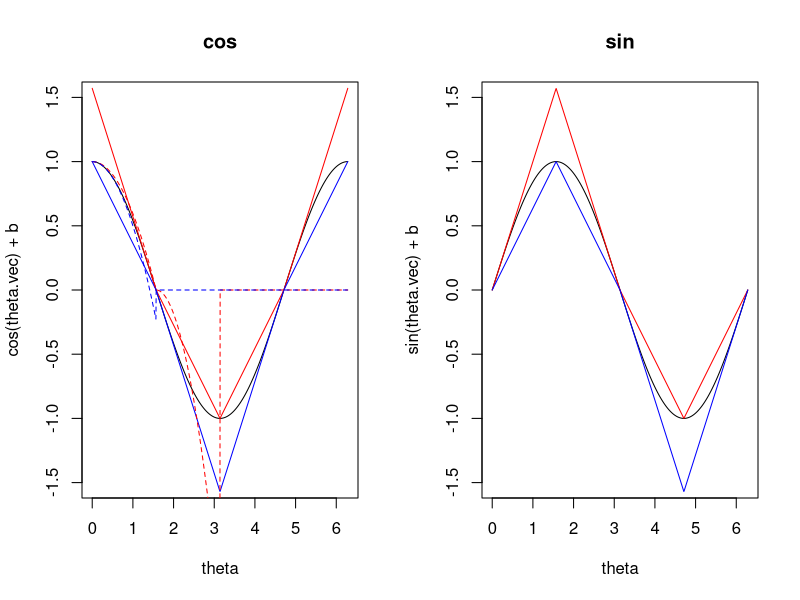

This chart was generated by the following R code:
set.seed(1)
graphics.off()
a <- -c(2, 0.1)
b <- c(0.2,0.1)
C <- 0.1*matrix(c(0.5,-1,2,-1),2,2)

dens <- function(theta,S, a, b, C){
    Z_1 <- cos(theta)
    Z_2 <- sin(theta)
    E_1 <- c(Z_1,Z_2)
    E_2 <- c(S*E_1[2],-S*E_1[1])
    E <- cbind(cbind(E_1,E_2))
    B <- diag(b,nrow = 2)
    A <- diag(a,nrow = 2)
    return( exp((sum(diag(C%*%E)+diag(B%*%t(E)%*%A%*%E)))))
}


#theta.vec <- seq(pi,3*pi/2, length.out=100)
theta.vec <- seq(0,2*pi, length.out=1000)

lik <- rep(0, length(theta.vec))
for(i in 1:length(lik))
    lik[i] <- dens(theta.vec[i],1,a,b,C)

#' approximate cos by linear function (above)
#' returns just the a+b\theta for each interval [0,\pi/2),[pi/2,pi),[pi,3/2*pi),[3/2*pi, 2*pi]
#' @return  ab - (4 x 2)
ab.above.cos <- cbind(c(pi/2,1,-3,-3*pi/2) ,c(-1,-2/pi,2/pi,1))

c_1 <- (2/pi)^2
abc.above.cos <- cbind(c(1,-(pi/2)^2,0,0),c(((pi/2)^2*c_1-1)*2/pi,pi,0,0),c(-c_1,-1,0,0))
abc.below.cos <- cbind(c(1,0,0,0),c(0,0,0,0),c(-1/2,0,0,0))

#' approximate cos by linear function (below)
#' returns just the a+b\theta for each interval [0,\pi/2),[pi/2,pi),[pi,3/2*pi),[3/2*pi, 2*pi]
ab.below.cos <- cbind(c(1,pi/2,-3*pi/2,-3),c(-2/pi,-1,1,2/pi))


#' approximate sin by linear function (above)
#' returns just the a+b\theta for each interval [0,\pi/2),[pi/2,pi),[pi,3/2*pi),[3/2*pi, 2*pi]
ab.above.sin <- cbind(c(0,pi,2,-4),c(1,-1,-2/pi,2/pi))


#' approximate sin by linear function (below)
#' returns just the a+b\theta for each interval [0,\pi/2),[pi/2,pi),[pi,3/2*pi),[3/2*pi, 2*pi]
ab.below.sin <- cbind(c(0,2,pi,-2*pi),c(2/pi,-2/pi,-1,1))

ab.cos.approx <- function(theta, ab){

    interval <- c(0,pi/2,pi,3/2*pi,2*pi,Inf)
    res <- rep(0, length(theta))
    for(i in 1:4){
        ind <- interval[i] <= theta & theta <= interval[i+1]
        res[ind] <- ab[i,1] + ab[i,2] * theta[ind]
    }
    return(res)
}

abc.cos.approx <- function(theta, abc){

    interval <- c(0,pi/2,pi,3/2*pi,2*pi,Inf)
    res <- rep(0, length(theta))
    for(i in 1:4){
        ind <- interval[i] <= theta & theta <= interval[i+1]
        res[ind] <- abc[i,1] +  abc[i,2] * theta[ind] + abc[i,3] * theta[ind]^2
    }
    return(res)
}

par(mfrow=c(1,2))
#plot(theta.vec,lik,type='l',xlab='theta',main='cos')
b <- 0
plot(theta.vec,cos(theta.vec)+b,type='l',ylim=c(-1.5,1.5),xlab='theta',main='cos')
lines(theta.vec,ab.cos.approx(theta.vec, ab.above.cos),col='red')
lines(theta.vec,ab.cos.approx(theta.vec, ab.below.cos),col='blue')
lines(theta.vec,abc.cos.approx(theta.vec, abc.above.cos),col='red',lty=2)
lines(theta.vec,abc.cos.approx(theta.vec, abc.below.cos),col='blue',lty=2)

b <- 0
plot(theta.vec,sin(theta.vec)+b,type='l',ylim=c(-1.5,1.5),xlab='theta',main='sin')
lines(theta.vec,ab.cos.approx(theta.vec, ab.above.sin),col='red')
lines(theta.vec,ab.cos.approx(theta.vec, ab.below.sin),col='blue')

#lines(theta.vec,(pi/2)*(1-(2/pi)*theta.vec)+b,col='blue')


#lines(theta.vec,(-1+(2/pi)*(theta.vec-pi))+b,col='red')


#plot(theta.vec,sin(theta.vec),type='l',ylim=c(0,2))
#lines(theta.vec,((2/pi)*theta.vec),col='red')
#lines(theta.vec,(pi/2)*((2/pi)*theta.vec),col='blue')

